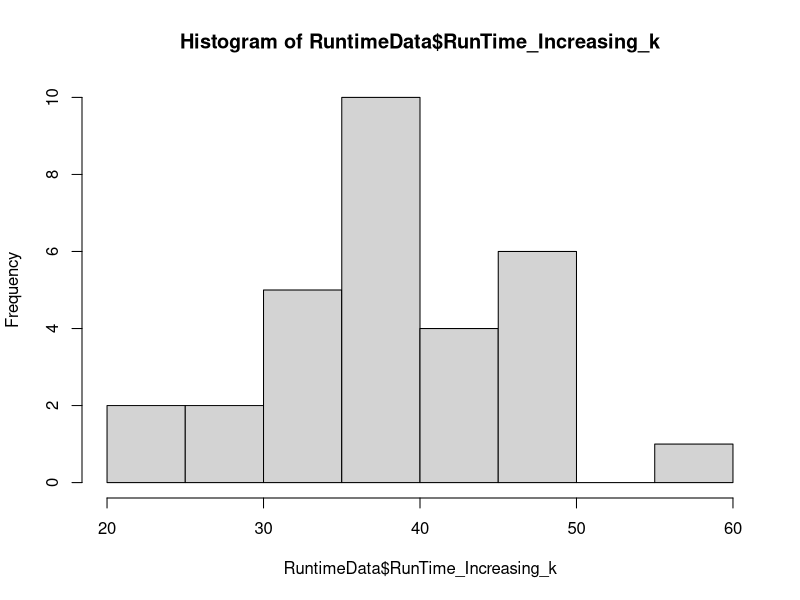
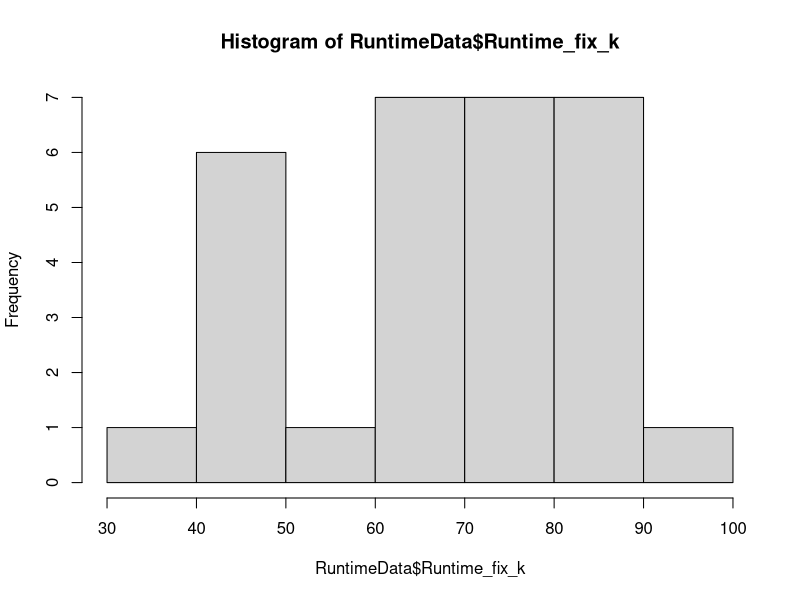
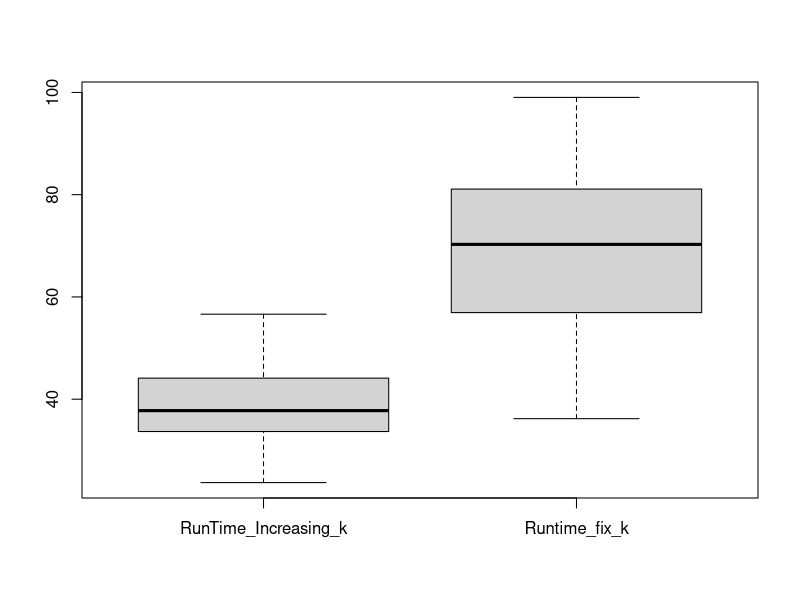

The R source for these figures, in order:
RuntimeData <- readxl::read_excel("Compare Choosing Number of Basis Functions.xlsx", sheet = "Compare")

hist(RuntimeData$RunTime_Increasing_k)
hist(RuntimeData$Runtime_fix_k)

shapiro.test(RuntimeData$RunTime_Increasing_k)
shapiro.test(RuntimeData$Runtime_fix_k)

# Normality strongly accepted for Increasing k
# Normality mildly accepted for fix k (alpha= 1% and 5%)

# Differences on boxplot
boxplot(RuntimeData)
summary(RuntimeData)

# t-test not assuming equal varances
t.test(RuntimeData$RunTime_Increasing_k, RuntimeData$Runtime_fix_k,
       alternative = "less",
       var.equal = FALSE) # t = -8.8846, df = 40.426, p-value = 2.373e-11
